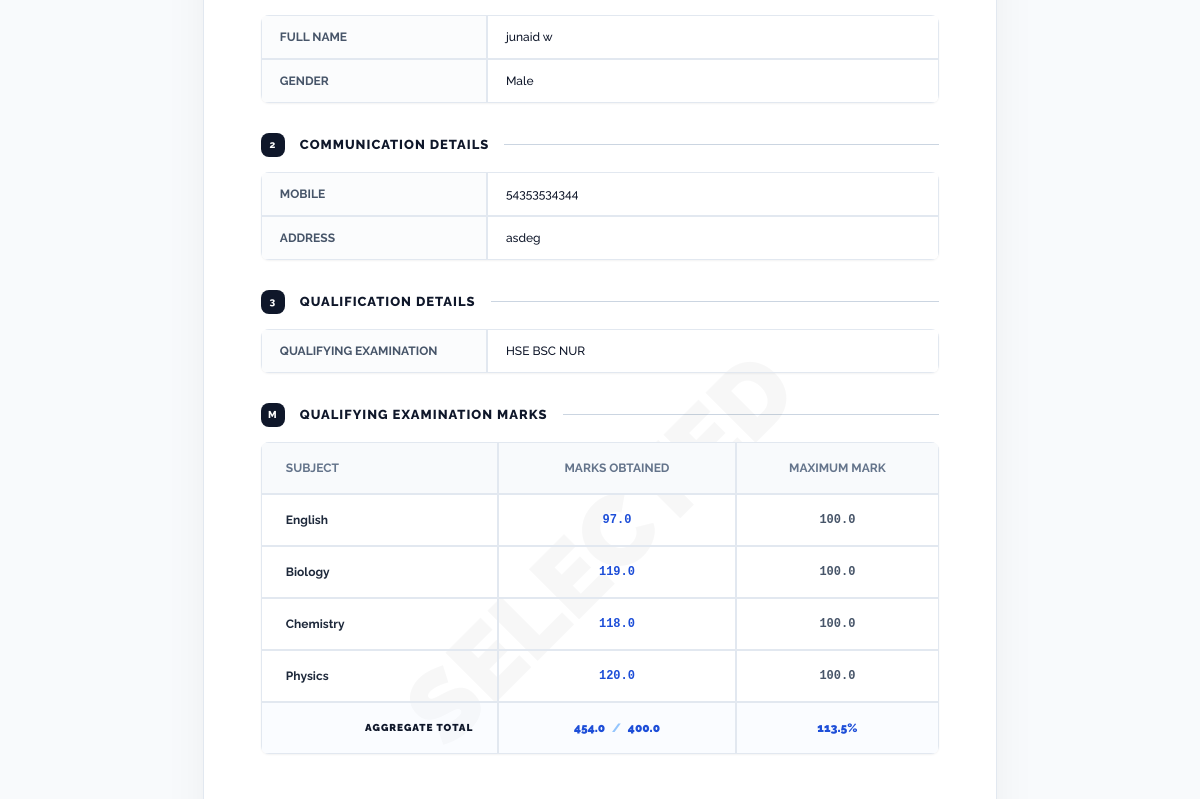
/view/60/ (signed in, middle part), run on an earlier commit of the app's database.
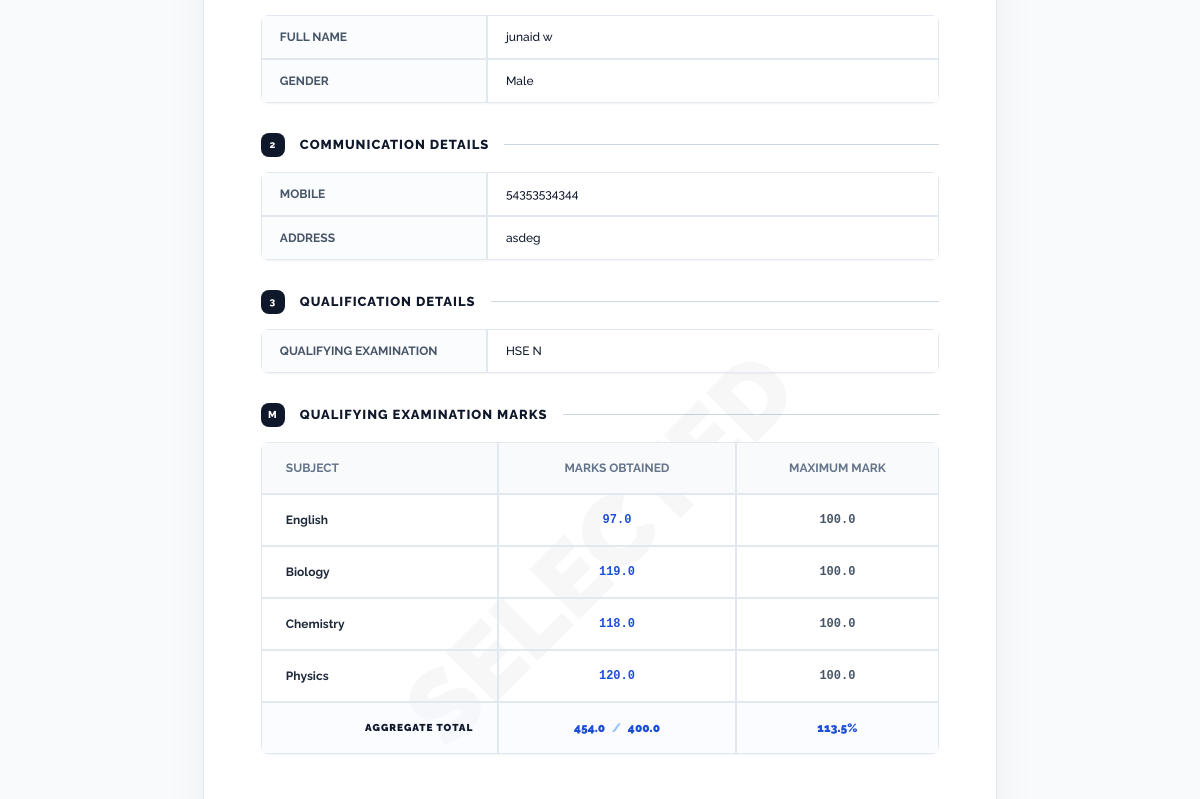
And on a later commit of the database.
### applications/models.py (models this page shows, shortened)
class ApplicationFieldValue(models.Model):
    application = models.ForeignKey(
        Application,
        on_delete=models.CASCADE,
        related_name='field_values'
    )
    field = models.ForeignKey(FormField, on_delete=models.SET_NULL, null=True, blank=True)
    field_label = models.CharField(max_length=255, blank=True, null=True)
    field_type = models.CharField(max_length=50, blank=True, null=True)
    value = models.TextField(blank=True, null=True)

### academics/models.py (models this page shows, shortened)
class QualifyingExam(models.Model):
    name = models.CharField(max_length=255)
    course = models.ForeignKey(
        Course,
        on_delete=models.SET_NULL,
        null=True,
        blank=True,
        related_name='qualifying_exams'
    )

class FormField(models.Model):
    form = models.ForeignKey(
        ApplicationForm,
        on_delete=models.CASCADE,
        related_name='fields'
    )
    section = models.ForeignKey(
        FormSection,
        on_delete=models.CASCADE,
        related_name='fields'
    )
    label = models.CharField(max_length=255)
    field_type = models.CharField(max_length=50, choices=FIELD_TYPES)
    is_photo = models.BooleanField(default=False)
    is_signature = models.BooleanField(default=False)
    placeholder = models.CharField(max_length=255, blank=True, null=True)
    required = models.BooleanField(default=False)
    order = models.IntegerField(default=0)
    is_name_field = models.BooleanField(
        default=False,
        help_text="Check this if this field is Student Name"
    )
    depends_on = models.ForeignKey(
        'self',
        on_delete=models.SET_NULL,
        null=True,
        blank=True,
        related_name='dependent_fields'
    )
    depends_value = models.CharField(
        max_length=255,
        blank=True,
        null=True
    )
    class Meta:
        ordering = ['order']

### applications/views.py (the view)
# urls.py: path('view/<int:app_id>/', view_application, name='view_application'),
@login_required
def view_application(request, app_id):
    if request.user.role == 'institute':
        application = get_object_or_404(Application, id=app_id, institute=request.user.institute)
    else:
        application = get_object_or_404(Application, id=app_id, student=request.user)
    field_values = application.field_values.select_related('field', 'field__section').order_by('field__section__order', 'field__order')
    student_photo = None
    student_signature = None
    normal_fields = []
    subject_marks = []
    total_obtained = 0
    total_max = 0
    for fv in field_values:
        label_lower = fv.field.label.lower() if fv.field else (fv.field_label.lower() if fv.field_label else "")
        is_media = False
        if (fv.field and fv.field.is_photo) or "photo" in label_lower or "passport" in label_lower:
            student_photo = fv.value
            is_media = True
        elif (fv.field and fv.field.is_signature) or "signature" in label_lower:
            student_signature = fv.value
            is_media = True
        label = fv.field.label if fv.field else fv.field_label
        if fv.value and ":" in str(fv.value) and not is_media:
            try:
                parts = str(fv.value).split(":")
                name = parts[0]
                marks = parts[1]
                max_val = 100
                if len(parts) >= 3:
                     max_val = float(parts[2])
                marks_val = float(marks)
                total_obtained += marks_val
                total_max += max_val
                subject_marks.append({'name': name, 'marks': marks_val, 'max': max_val})
            except (ValueError, IndexError):
                if not is_media:
                    normal_fields.append(fv)
        else:
            if not is_media:
                val = str(fv.value).strip()
                fv.display_value = val
                if fv.field and fv.field.field_type in ['select', 'radio', 'checkbox']:
                    from academics.models import FieldOption
                    opt = FieldOption.objects.filter(field=fv.field, value=val).first()
                    if opt:
                        fv.display_value = opt.display_text
                label_orig = fv.field.label if fv.field else (fv.field_label if fv.field_label else "")
                if label_orig == "Full Name" and (not val or ":" in val):
                    fv.value = application.student.first_name
                    fv.display_value = application.student.first_name
                elif fv.field and ("exam" in label_lower or "qualifying" in label_lower):
                    if val.isdigit() or (val.lower().startswith('id:') and val[3:].strip().isdigit()):
                        clean_id = val[3:].strip() if val.lower().startswith('id:') else val
                        from academics.models import QualifyingExam
                        exam_obj = QualifyingExam.objects.filter(id=clean_id).first()
                        if exam_obj:
                            fv.value = exam_obj.name
                            fv.display_value = exam_obj.name
                normal_fields.append(fv)
    percentage = (total_obtained / total_max * 100) if total_max > 0 else 0
    context = {
        'application': application,
        'app': application,
        'field_values': normal_fields,
        'subject_marks': subject_marks,
        'total_obtained': total_obtained,
        'total_max': total_max,
        'percentage': round(percentage, 2),
        'photo': student_photo,
        'signature': student_signature,
        'MEDIA_URL': settings.MEDIA_URL if hasattr(settings, 'MEDIA_URL') else getattr(settings, 'MEDIA_URL', '/media/'),
        'print_date': datetime.datetime.now().strftime('%d/%m/%Y %H:%M'),
    }
    return render(request, 'applications/view_application.html', context)

### institutes/models.py (called while the page is built)
    def __str__(self):
        return f"{self.name} - {self.institute.name}"

### templates/applications/view_application.html (shortened to what the changed rows need)
<!DOCTYPE html>
<html lang="en">
<head>
    <script src="https://cdn.tailwindcss.com"></script>
</head>
<body>
    <div class="a4-page">
        {% regroup field_values by field.section.name as section_list %}
        {% for section in section_list %}
        <div class="section-title">
            <span class="bg-slate-900 text-white w-6 h-6 flex items-center justify-center rounded-lg text-[10px]">{{ forloop.counter }}</span>
            {{ section.grouper|default:"Personal Details" }}
        </div>
        <table class="relative z-10 shadow-sm rounded-lg overflow-hidden border-separate border-spacing-0">
            <tbody>
                {% for item in section.list %}
                <tr>
                    <th class="w-1/3 bg-slate-50/50 font-bold text-slate-600">{% if item.field %}{{ item.field.label }}{% else %}{{ item.field_label }}{% endif %}</th>
                    <td class="w-2/3 text-slate-900 font-medium">
                        {% if item.field.field_type == 'file' %}
                            {% with label=item.field.label|lower %}
                                {% if item.field.is_photo or "photo" in label or "passport" in label %}
                                    <div class="py-1">
                                        <div class="bg-gray-50 border rounded-lg p-1 w-fit shadow-sm">
                                            <img src="{{ MEDIA_URL }}{{ item.value }}" class="h-24 w-auto rounded" alt="Photo" onerror="this.parentElement.innerHTML='<span class=\"text-[10px] text-red-400 p-2\">File Not Found</span>'">
                                        </div>
                                    </div>
                                {% elif item.field.is_signature or "signature" in label %}
                                    <div class="py-1">
                                        <div class="bg-gray-50 border rounded-lg p-1 w-fit shadow-sm">
                                            <img src="{{ MEDIA_URL }}{{ item.value }}" class="h-12 w-auto rounded" alt="Signature" onerror="this.parentElement.innerHTML='<span class=\"text-[10px] text-red-400 p-2\">File Not Found</span>'">
                                        </div>
                                    </div>
                                {% else %}
                                    <div class="flex items-center gap-2">
                                        <a href="{{ MEDIA_URL }}{{ item.value }}" target="_blank" class="text-blue-600 underline font-bold text-[11px] no-print">View Document</a>
                                        <span class="text-[10px] text-slate-400 italic">({{ item.value|truncatechars:20 }})</span>
                                    </div>
                                {% endif %}
                            {% endwith %}
                        {% else %}
                            {{ item.display_value|default:item.value|default:"-" }}
                        {% endif %}
                    </td>
                </tr>
                {% endfor %}
            </tbody>
        </table>
        {% endfor %}
        {% if subject_marks %}
        <table class="relative z-10 shadow-sm rounded-lg overflow-hidden border-separate border-spacing-0">
            <thead>
                <tr class="bg-slate-50">
                    <th class="text-left py-4 px-6 border-b border-slate-200">Subject</th>
                    <th class="text-center py-4 px-6 border-b border-slate-200">Marks Obtained</th>
                    <th class="text-center py-4 px-6 border-b border-slate-200">Maximum Mark</th>
                </tr>
            </thead>
        </table>
        {% endif %}
    </div>
</body>
</html>

What changed in the data, as far as the page shows it:
changed through a linked row, ApplicationFieldValue "QUALIFYING EXAMINATION": display_value "HSE BSC NUR" → "HSE N"
